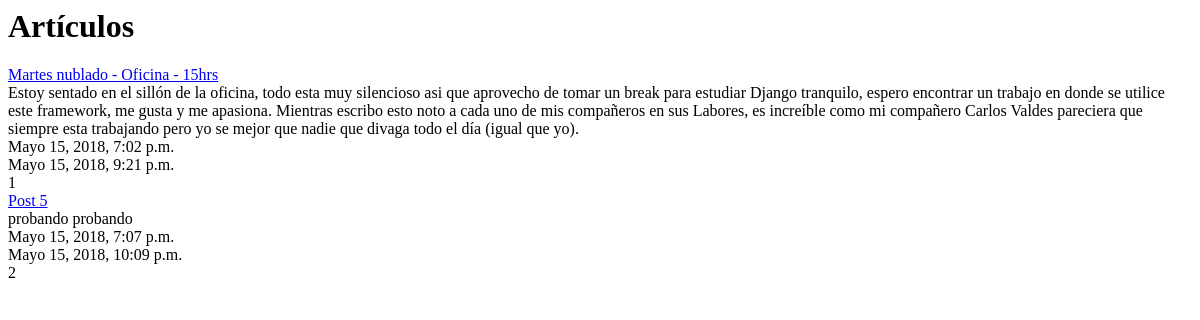
The app's page /posts/, older data.
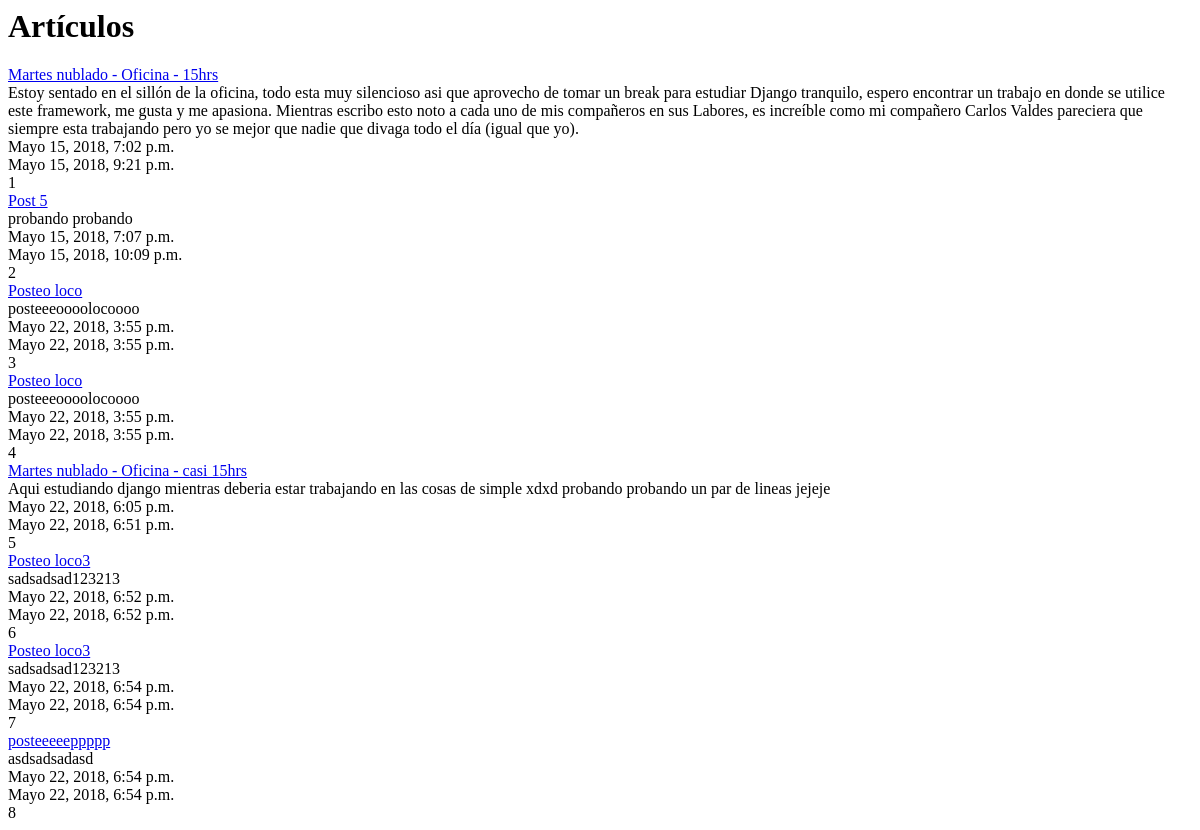
The same page, newer data.
### posts/models.py (models this page shows, shortened)
class Post(models.Model):
    titulo = models.CharField(max_length=150)
    contenido = models.TextField()
    timestamp = models.DateTimeField(auto_now_add=True, auto_now=False)
    actualizado = models.DateTimeField(auto_now_add=False, auto_now=True)

### posts/views.py (the view)
# urls.py: path('posts/', post_list, name="post_list"),
def post_list(request):
    posts = Post.objects.all()
    context = {
        "titulo" : "Artículos",
        "posts" : posts
    }
    return render(request, "post_list.html", context)

### templates/post_list.html
{% extends "base.html" %}
{% block content %}
{% for post in posts %}
    <a href="/posts/detail/{{ post.id }}"> {{ post.titulo }}</a><br>
    {{ post.contenido }}<br>
    {{ post.timestamp }}<br>
    {{ post.actualizado }}<br>
    {{ post.id }}<br>
{% endfor %}
{% endblock %}

### templates/base.html (shortened to what this page needs)
<html>
    <head>
    </head>
    <body>
        <h1>{{ titulo }}</h1>
        <div class="container">
            {% block content %}
            {% endblock %}
        </div>
    </body>
</html>

Row changes from the older to the newer data that the page shows:
added Post: titulo "Posteo loco", contenido "posteeeoooolocoooo", timestamp "Mayo 22, 2018, 3:55 p.m.", actualizado "Mayo 22, 2018, 3:55 p.m.", id "3"
added Post: titulo "Posteo loco", contenido "posteeeoooolocoooo", timestamp "Mayo 22, 2018, 3:55 p.m.", actualizado "Mayo 22, 2018, 3:55 p.m.", id "4"
added Post: titulo "Martes nublado - Oficina - casi 15hrs", contenido "Aqui estudiando django mientras deberia estar trabajando en las cosas de simple xdxd probando probando un par de lineas jejeje", timestamp "Mayo 22, 2018, 6:05 p.m.", actualizado "Mayo 22, 2018, 6:51 p.m.", id "5"
added Post: titulo "Posteo loco3", contenido "sadsadsad123213", timestamp "Mayo 22, 2018, 6:52 p.m.", actualizado "Mayo 22, 2018, 6:52 p.m.", id "6"
added Post: titulo "Posteo loco3", contenido "sadsadsad123213", timestamp "Mayo 22, 2018, 6:54 p.m.", actualizado "Mayo 22, 2018, 6:54 p.m.", id "7"
added Post: titulo "posteeeeeppppp", contenido "asdsadsadasd", timestamp "Mayo 22, 2018, 6:54 p.m.", actualizado "Mayo 22, 2018, 6:54 p.m.", id "8"
